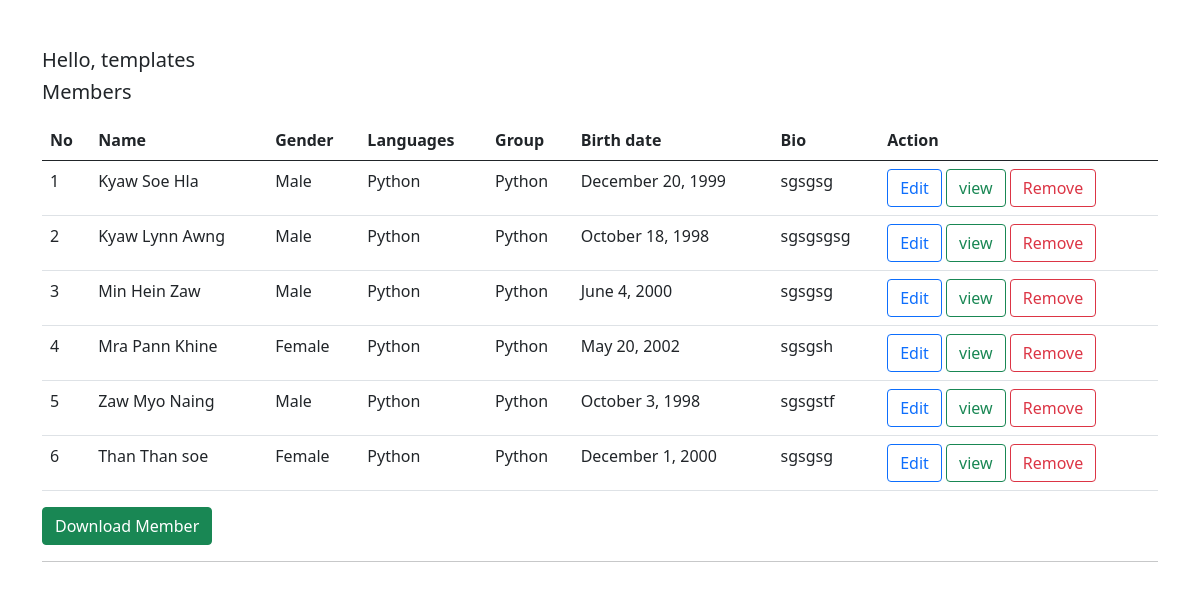
The page / on the database its author committed.
### myapp/models.py (models this page shows, shortened)
class Member(models.Model):
    GENDER_CHOICES = [
        ('Male','Male'),
        ('Female','Female'),
    ]
    LANGUAGE_CHOICES = [
        ('A+', 'A+'),
        ('C#', 'c#'),
        ('Dart', 'Dart'),
        ('Fluter', 'Flutter'),
        ('NodeJs', 'Nodejs'),
        ('Networking', 'Networking'),
        ('Python', 'Python'),
    ]
    name = models.CharField(max_length=50)
    gender = models.CharField(max_length=6, choices=GENDER_CHOICES, default=None)
    languages = MultiSelectField(choices=LANGUAGE_CHOICES, blank=True, null=True)
    groups = models.ForeignKey(Group, on_delete=models.CASCADE, blank=True, null=True)
    birth_date = models.DateField()
    bio = models.TextField(blank=True)

class Group(models.Model):
    name = models.CharField(max_length=200)
    leader = models.CharField(max_length=100)
    image = models.ImageField(upload_to='images/', null=True)
    def __str__(self):
        return self.name

### myapp/views.py (the view)
# urls.py: path('', views.index, name='index_page'),
def index(request):
    groups = Group.objects.all()
    members = Member.objects.all()
    context = {
        'members':members,
        'groups':groups,
    }
    return render(request, 'pages/index.html', context)

### myapp/templates/pages/index.html
{% extends "partials/master.html" %}
{% block content %}
<div class="container mt-5">
    <h5>Hello, templates</h5>
    <h5>Members</h5>
    <table class="table table-hover mt-3">
        <thead>
            <tr>
                <th>No</th>
                <th>Name</th>
                <th>Gender</th>
                <th>Languages</th>
                <th>Group</th>
                <th>Birth date</th>
                <th>Bio</th>
                <th>Action</th>
            </tr>
        </thead>
        <tbody>
            {% for member in members %}
            <tr>
                <td>{{ forloop.counter }}</td>
                <td>{{ member.name }}</td>
                <td>{{ member.get_gender_display }}</td>
                <td>{{ member.languages }}</td>
                <td>{{ member.groups }}</td>
                <td>{{ member.birth_date|date:"F j, Y" }}</td>
                <td>{{ member.bio }}</td>
                <td>
                    <a href="" class="btn btn-outline-primary">Edit</a>
                    <a href="" class="btn btn-outline-success">view</a>
                    <a href="" class="btn btn-outline-danger">Remove</a>
                </td>
            </tr>
            {% endfor %}
        </tbody>
    </table>
    <a href="{% url 'download_member' %}" class="btn btn-success">Download Member</a>
    <hr>
</div>
{% endblock content %}

### myapp/templates/partials/master.html (shortened to what this page needs)
<!DOCTYPE html>
<html lang="en">
<head>
    <link href="https://cdn.jsdelivr.net/npm/bootstrap@5.0.2/dist/css/bootstrap.min.css" rel="stylesheet">
</head>
<body>
    {% block content %}
    {% endblock content %}
</body>
</html>

### rows shown on the page
Member: name "Kyaw Soe Hla", gender "Male", languages "Python", groups "Python", birth_date "December 20, 1999", bio "sgsgsg"
Member: name "Kyaw Lynn Awng", gender "Male", languages "Python", groups "Python", birth_date "October 18, 1998", bio "sgsgsgsg"
Member: name "Min Hein Zaw", gender "Male", languages "Python", groups "Python", birth_date "June 4, 2000", bio "sgsgsg"
Member: name "Mra Pann Khine", gender "Female", languages "Python", groups "Python", birth_date "May 20, 2002", bio "sgsgsh"
Member: name "Zaw Myo Naing", gender "Male", languages "Python", groups "Python", birth_date "October 3, 1998", bio "sgsgstf"
Member: name "Than Than soe", gender "Female", languages "Python", groups "Python", birth_date "December 1, 2000", bio "sgsgsg"
